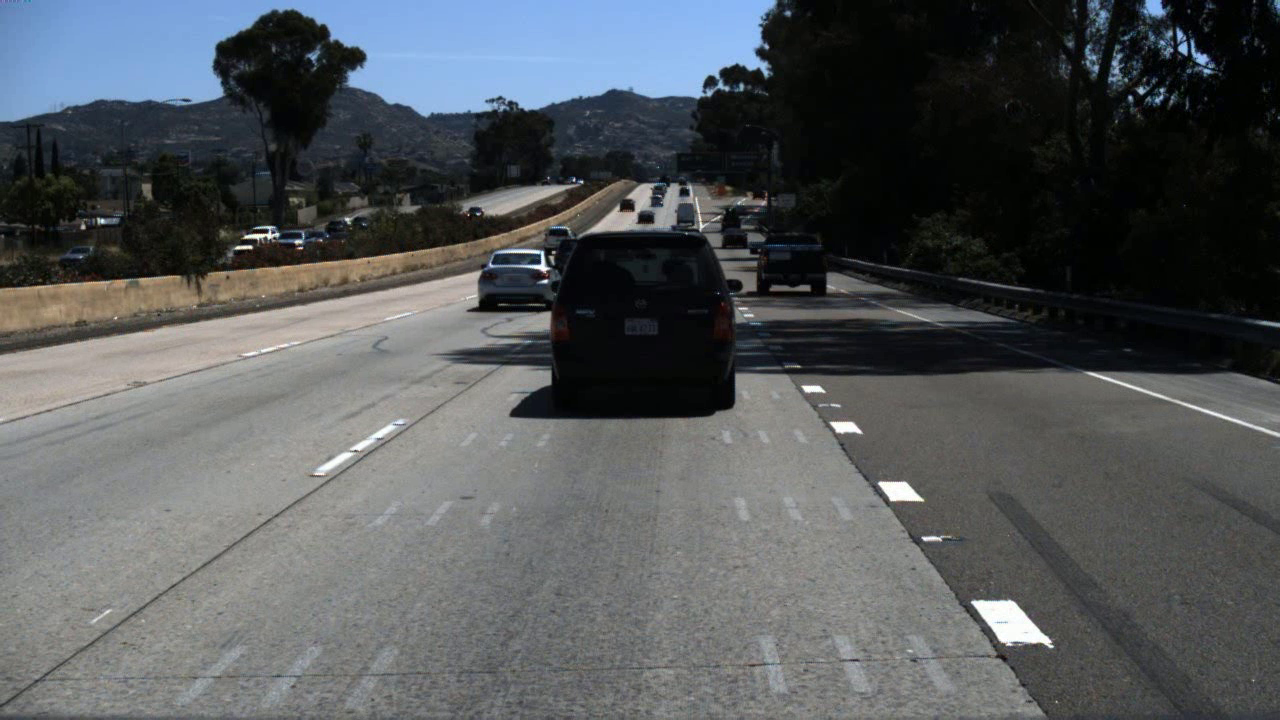
#> input picture frame 2 of TUSIMPLE_video.mp4, 1280 x 720 px, given in place of solidWhiteRight.mp4, which was not available
$ jupyter execute SR.ipynb   (text cells are left out)
#> lines starting #> are read from the running program, lines starting #| are printed output that depends on the picture; after the words box and inside, x2 and y2 are one past the last pixel; in counts of white or black regions, pixels touching at a corner belong together; pictures that were not available may be replaced by others from this repository, and a replacement may not be noted
[cell 1]
import cv2
import numpy as np
import time
import csv
import math

# =========================================================
# DISPLAY
# =========================================================
try:
    from google.colab.patches import cv2_imshow as show_image
    COLAB = True
except:
    COLAB = False
    def show_image(img):
        cv2.imshow("Output", img)

# =========================================================
# CORDIC (Multiplier-less)
# =========================================================
def cordic_angle(y, x, iterations=16):
    atan_table = [
        0.7853981633974483, 0.4636476090008061,
        0.24497866312686414, 0.12435499454676144,
        0.06241880999595735, 0.031239833430268277,
        0.015623728620476831, 0.007812341060101111,
        0.0039062301319669718, 0.0019531225164788188,
        0.0009765621895593195, 0.0004882812111948983,
        0.00024414062014936177, 0.00012207031189367021,
        6.103515617420877e-05, 3.0517578115526096e-05
    ]

    xi, yi = float(x), float(y)
    angle = 0.0

    if xi < 0:
        xi, yi = -xi, -yi
        angle = math.pi

    for i in range(iterations):
        di = 1 if yi >= 0 else -1
        x_new = xi - di * (yi / (2**i))
        y_new = yi + di * (xi / (2**i))
        angle -= di * atan_table[i]
        xi, yi = x_new, y_new

    return angle

# =========================================================
# ROI
# =========================================================
def region_of_interest(img):
    h, w = img.shape[:2]
    mask = np.zeros_like(img)

    polygon = np.array([[
        (0, h),
        (w, h),
        (int(0.9*w), int(0.6*h)),
        (int(0.1*w), int(0.6*h))
    ]], np.int32)

    cv2.fillPoly(mask, polygon, 255)
    return cv2.bitwise_and(img, mask)

# =========================================================
# Detection
# =========================================================
def detect_lanes(frame, cordic_iter=8):
    gray = cv2.cvtColor(frame, cv2.COLOR_BGR2GRAY)
    blur = cv2.GaussianBlur(gray,(5,5),0)
    edges = cv2.Canny(blur,40,120)

    roi = region_of_interest(edges)
    lines = cv2.HoughLinesP(roi,1,np.pi/180,25,20,50)

    mask = np.zeros_like(gray)

    if lines is not None:
        for l in lines:
            x1,y1,x2,y2 = l[0]
            dx, dy = x2-x1, y2-y1
            if dx == 0: continue

            angle = cordic_angle(dy, dx, cordic_iter)
            angle_deg = abs(angle * 180 / np.pi)

            if (20 < angle_deg < 70) or (110 < angle_deg < 160):
                cv2.line(mask,(x1,y1),(x2,y2),255,12)

    if np.sum(mask) == 0:
        mask = cv2.dilate(roi, np.ones((15,15),np.uint8),1)

    return mask

# =========================================================
# GT
# =========================================================
def generate_pseudo_gt(frame):
    gt = detect_lanes(frame, 16)
    gt = cv2.GaussianBlur(gt,(11,11),0)
    _, gt = cv2.threshold(gt,50,255,cv2.THRESH_BINARY)
    return gt

# =========================================================
# METRICS (ALL TABLES)
# =========================================================
def compute_metrics(det, gt):
    det = det > 0
    gt = gt > 0

    tp = np.sum(det & gt)
    fp = np.sum(det & (~gt))
    fn = np.sum((~det) & gt)

    precision = tp/(tp+fp+1e-9)
    recall = tp/(tp+fn+1e-9)
    f1 = 2*precision*recall/(precision+recall+1e-9)

    intersection = tp
    union = tp+fp+fn
    iou = intersection/(union+1e-9)

    mse = np.mean((det.astype(float)-gt.astype(float))**2)

    pfom = (intersection/(union+1e-9))*100

    return precision, recall, f1, iou, mse, pfom

# =========================================================
# HUD
# =========================================================
def draw_hud(frame, fps, metrics):
    overlay = frame.copy()
    cv2.rectangle(overlay,(10,10),(400,220),(0,0,0),-1)
    frame = cv2.addWeighted(overlay,0.6,frame,0.4,0)

    p,r,f1,iou,mse,pf = metrics

    text = [
        f"FPS: {fps:.2f}",
        f"Precision (CR): {p:.3f}",
        f"Recall (DR): {r:.3f}",
        f"F1-score: {f1:.3f}",
        f"IoU: {iou:.3f}",
        f"MSE: {mse:.4f}",
        f"PFOM: {pf:.2f}%"
    ]

    y = 30
    for t in text:
        cv2.putText(frame,t,(20,y),cv2.FONT_HERSHEY_SIMPLEX,0.6,(0,255,255),2)
        y += 25

    return frame

# =========================================================
# MAIN
# =========================================================
def main(video):

#> called with video = '/content/solidWhiteRight.mp4'
    cap = cv2.VideoCapture(video)
    w = int(cap.get(3))
    h = int(cap.get(4))

    out = cv2.VideoWriter("output.mp4",
                          cv2.VideoWriter_fourcc(*'mp4v'),
                          25,(w,h))

    csv_file = open("metrics_table.csv","w",newline="")
    writer = csv.writer(csv_file)

    # TABLE HEADERS (VI–XIII)
    writer.writerow([
        "Frame","FPS","Precision","Recall","F1","IoU","MSE","PFOM"
    ])

    totals = np.zeros(7)
    frame_id = 0

    while True:
        ret, frame = cap.read()
#> frame is the input picture: shape (720, 1280, 3); mean B, G, R 89.6, 87.2, 83.5
        if not ret:
            break

        frame_id += 1

        t0 = time.perf_counter()
        det = detect_lanes(frame, 8)
#> in detect_lanes, `edges = cv2.Canny(blur,40,120)`:
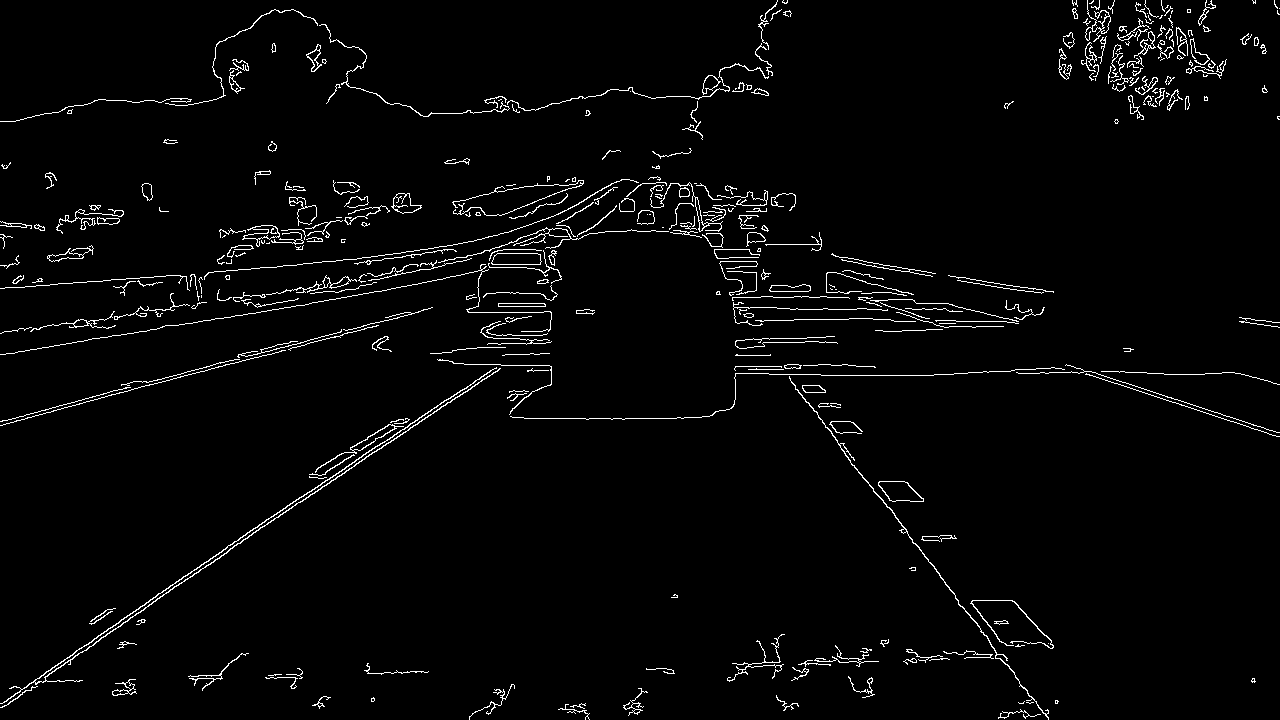
#> edges: shape (720, 1280); 2.7% white in thin lines or dots
#> in region_of_interest, `return cv2.bitwise_and(img, mask)`:
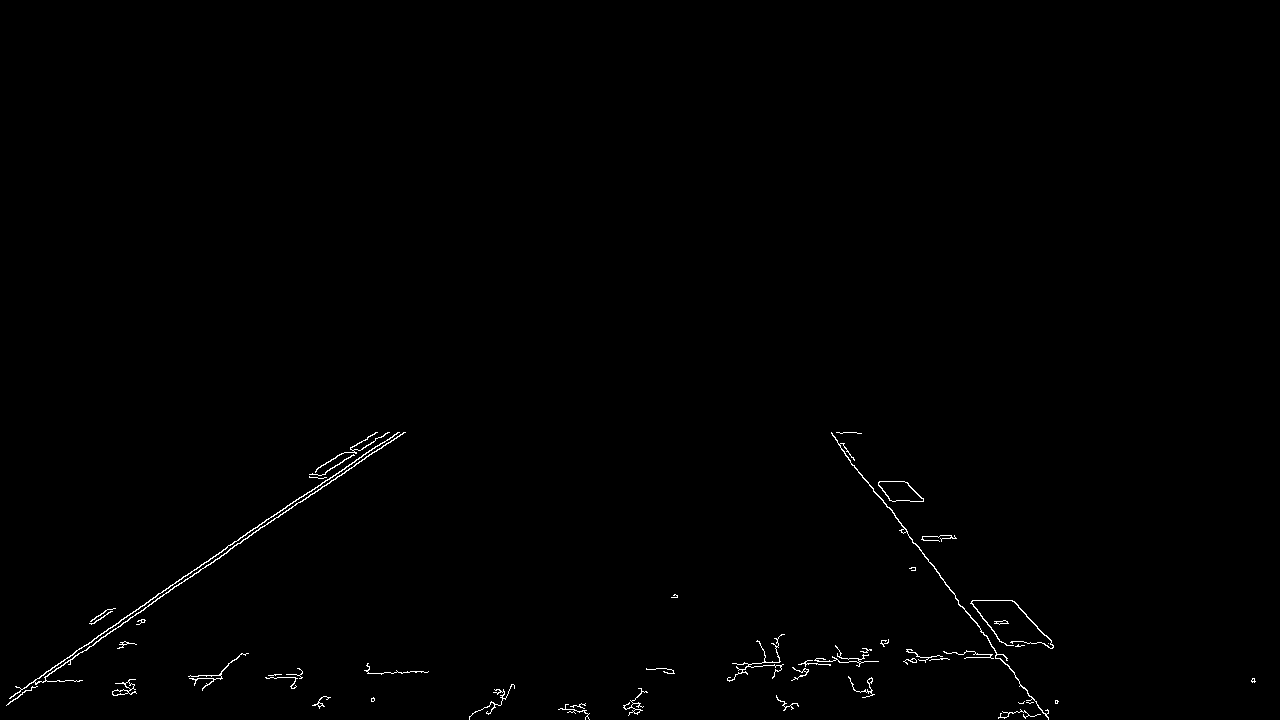
#> returned value: shape (720, 1280); 0.52% white in thin lines or dots, all inside (x1, y1, x2, y2) = (6, 432, 1256, 720)
#> in detect_lanes, `lines = cv2.HoughLinesP(roi,1,np.pi/180,25,20,50)`: lines = [[247, 533, 309, 491], [103, 637, 181, 582], [148, 601, 215, 555], [96, 637, 150, 600]]
#> the loop in detect_lanes, `for l in lines:` made 4 passes
#> (x1, y1, x2, y2, dx, dy) on passes 1 to 4: (247, 533, 309, 491, 62, -42), (103, 637, 181, 582, 78, -55), (148, 601, 215, 555, 67, -46), (96, 637, 150, 600, 54, -37)
        fps = 1.0/(time.perf_counter()-t0+1e-9)

        gt = generate_pseudo_gt(frame)
#> the loop in detect_lanes (call 2), `for l in lines:` made 4 passes
#> in generate_pseudo_gt, `_, gt = cv2.threshold(gt,50,255,cv2.THRESH_BINARY)`:
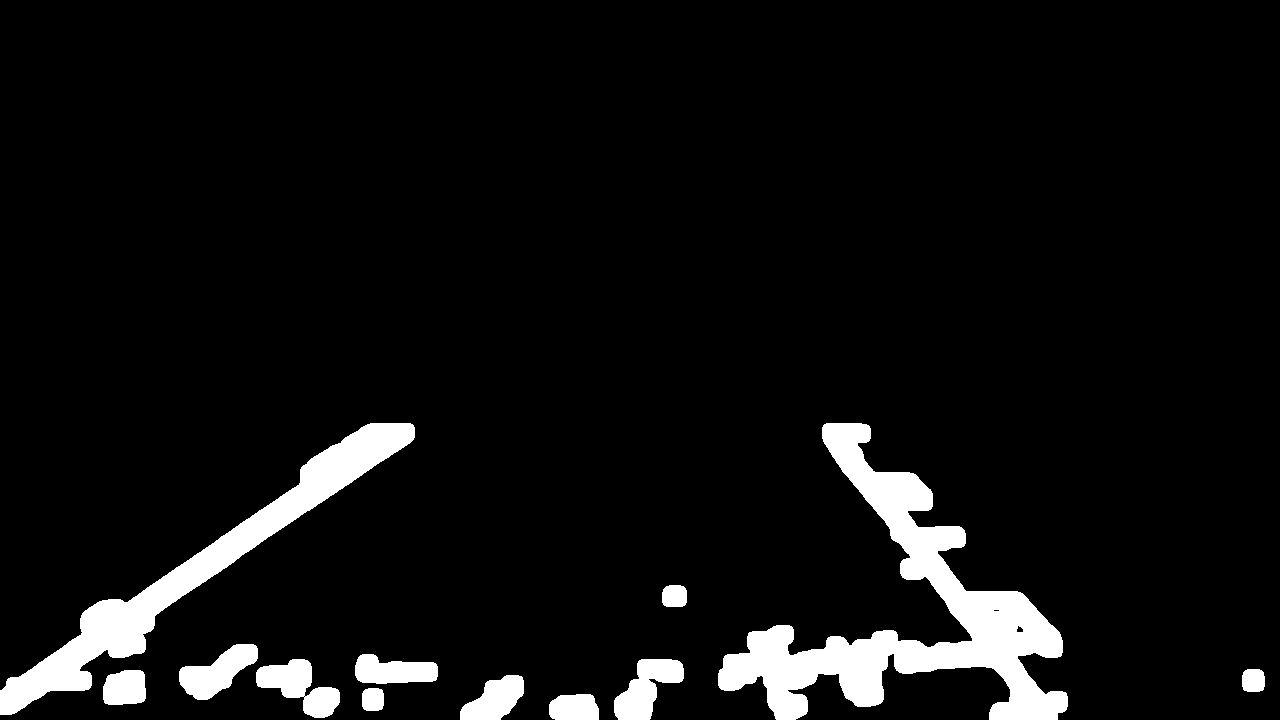
#> gt: shape (720, 1280); 6.6% white; 12 white regions, largest, box (x1, y1, x2, y2) and area: (718, 423, 1068, 720) 28874, (0, 423, 415, 715) 17100, (256, 659, 340, 718) 2500

        metrics = compute_metrics(det, gt)
#> in compute_metrics, `tp = np.sum(det & gt)`: tp = 52372
#> in compute_metrics, `fp = np.sum(det & (~gt))`: fp = 0
#> in compute_metrics, `fn = np.sum((~det) & gt)`: fn = 8386
#> in compute_metrics, `precision = tp/(tp+fp+1e-9)`: precision = 1
#> in compute_metrics, `recall = tp/(tp+fn+1e-9)`: recall = 0.862
#> in compute_metrics, `f1 = 2*precision*recall/(precision+recall+1e-9)`: f1 = 0.926
#> in compute_metrics, `intersection = tp`: intersection = 52372
#> in compute_metrics, `union = tp+fp+fn`: union = 60758
#> in compute_metrics, `iou = intersection/(union+1e-9)`: iou = 0.862
#> in compute_metrics, `mse = np.mean((det.astype(float)-gt.astype(float))**2)`: mse = 0.0091
#> in compute_metrics, `pfom = (intersection/(union+1e-9))*100`: pfom = 86.2
#> metrics = (1, 0.862, 0.926, 0.862, 0.0091, 86.2)
        p,r,f1,iou,mse,pf = metrics
#> p = 1; r = 0.862; f1 = 0.926; iou = 0.862; mse = 0.0091; pf = 86.2

        totals += np.array([fps,p,r,f1,iou,mse,pf])
#> totals = [7.6, 1, 0.862, 0.926, 0.862, 0.0091, 86.2]

        writer.writerow([frame_id,fps,p,r,f1,iou,mse,pf])

        # overlay lanes
        color_mask = cv2.cvtColor(det, cv2.COLOR_GRAY2BGR)
#> color_mask: shape (720, 1280, 3); 5.7% white; 15 white regions, largest, box (x1, y1, x2, y2) and area: (824, 425, 1066, 720) 16983, (0, 425, 413, 713) 15140, (720, 627, 896, 718) 8143
        frame = cv2.addWeighted(frame,0.8,color_mask,0.6,0)

        frame = draw_hud(frame,fps,metrics)
#> in draw_hud, `p,r,f1,iou,mse,pf = metrics`: p = 1; r = 0.862; f1 = 0.926; iou = 0.862; mse = 0.0091; pf = 86.2
#> in draw_hud, `text = [ f"FPS: {fps:.2f}", f"Precision (CR): {p:.3f}", f"Recall (DR):..`: text = ['FPS: 7.60', 'Precision (CR): 1.000', 'Recall (DR): 0.862', 'F1-score: 0.926', 'IoU: 0.862', 'MSE: 0.0091', 'PFOM: 86.20%']
#> the loop in draw_hud, `for t in text:` made 7 passes
#> (t, y) on passes 1 to 7: ('FPS: 7.60', 55), ('Precision (CR): 1.000', 80), ('Recall (DR): 0.862', 105), ('F1-score: 0.926', 130), ('IoU: 0.862', 155), ('MSE: 0.0091', 180), ('PFOM: 86.20%', 205)
#> after the loop in draw_hud, `for t in text:`:
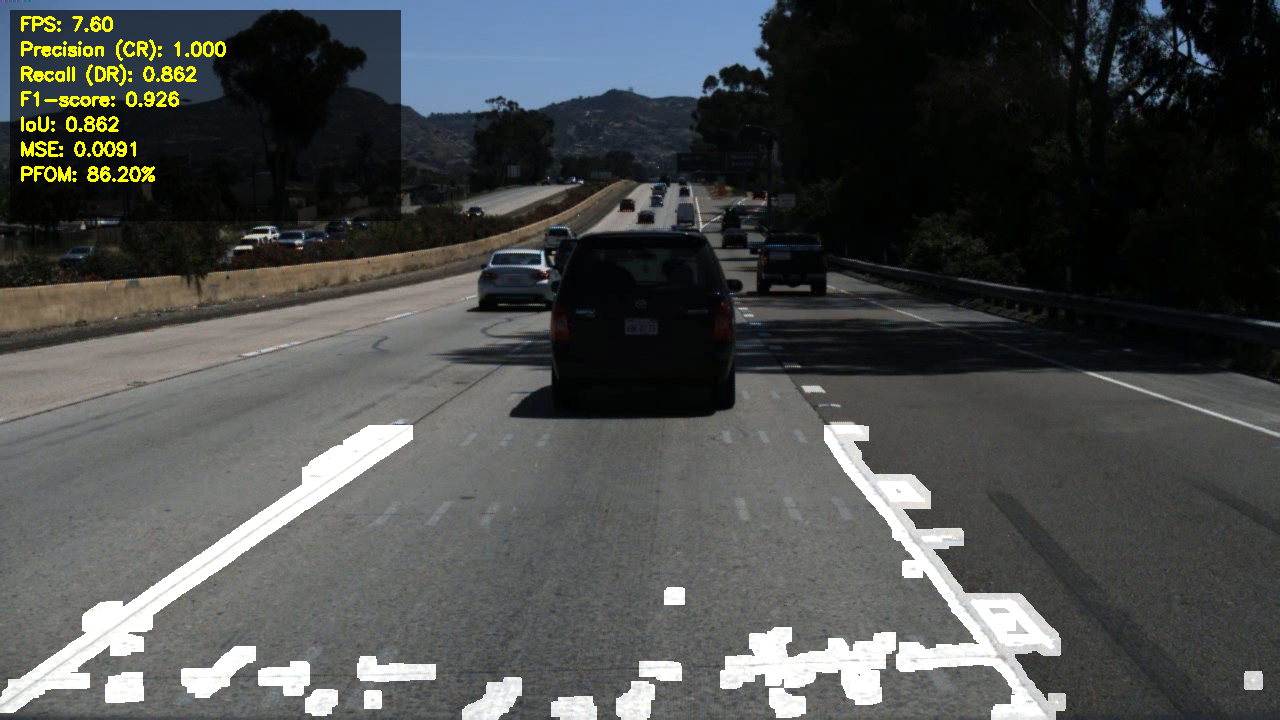
#> frame: shape (720, 1280, 3); mean B, G, R 75.5, 76.3, 74
#> after the loop in draw_hud, `for t in text:`: y = 205

        out.write(frame)
        show_image(frame) # Changed from cv2.imshow

        if not COLAB and cv2.waitKey(1)==27: # Modified condition to use COLAB flag
            break

    cap.release()
    out.release()
    csv_file.close()
    if not COLAB: # Added condition for cv2.destroyAllWindows
        cv2.destroyAllWindows()

    avg = totals/frame_id

    print("\n===== FINAL TABLE RESULTS =====")
    print(f"FPS: {avg[0]:.2f}")
    print(f"Precision: {avg[1]:.3f}")
    print(f"Recall: {avg[2]:.3f}")
    print(f"F1: {avg[3]:.3f}")
    print(f"IoU: {avg[4]:.3f}")
    print(f"MSE: {avg[5]:.4f}")
    print(f"PFOM: {avg[6]:.2f}")

# =========================================================
# ENTRY
# =========================================================
if __name__ == "__main__":
    main("/content/solidWhiteRight.mp4")
